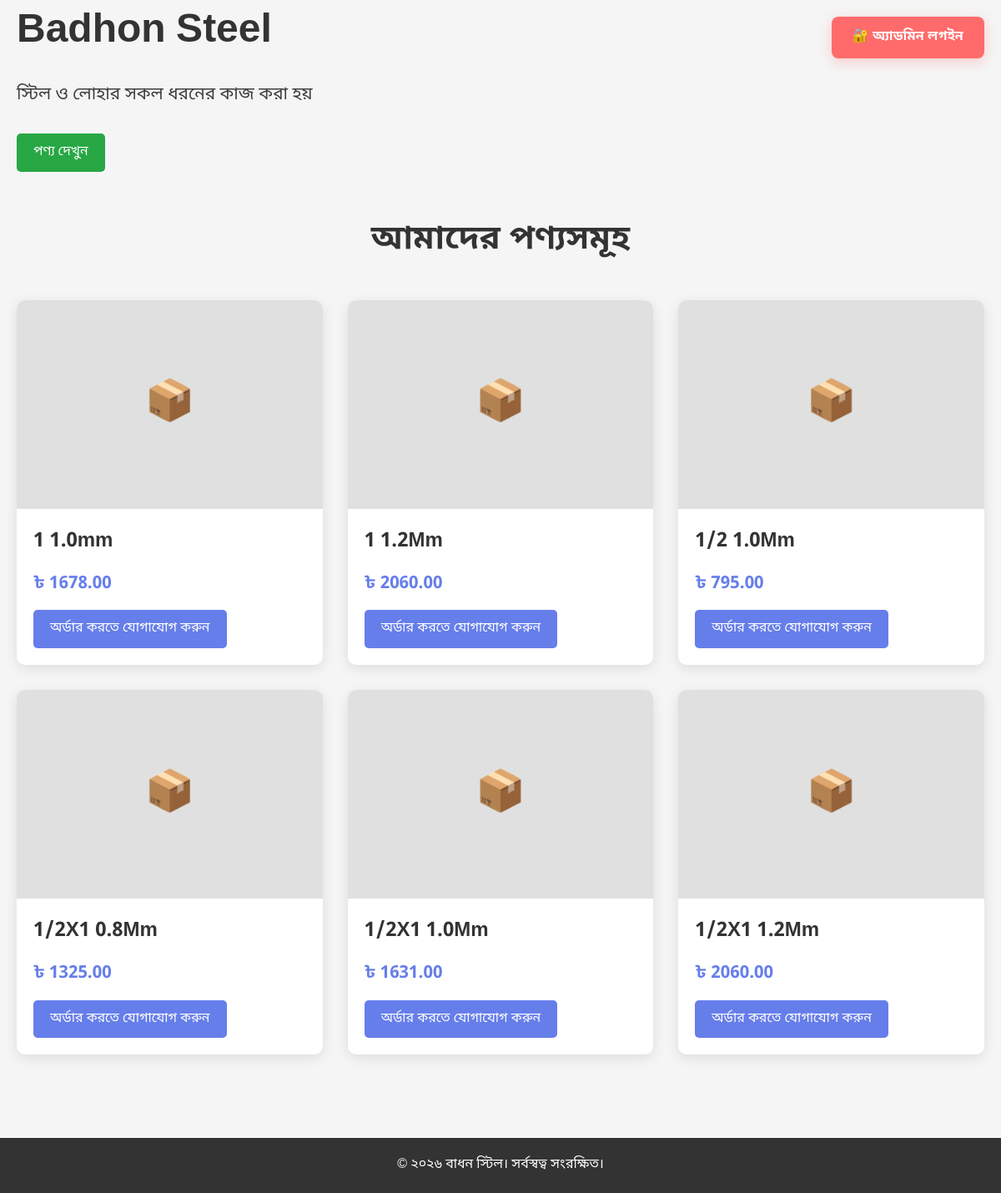
The page / on the database its author committed.
### shop/models.py (models this page shows, shortened)
class InventoryProduct(models.Model):
    UNIT_CHOICES = [
        ('piece', 'পিস'),
        ('feet', 'ফুট'),
        ('meter', 'মিটার'),
        ('ton', 'টন'),
        ('kg', 'কেজি'),
    ]
    name = models.CharField(max_length=200, verbose_name='পণ্যের নাম')
    description = models.TextField(verbose_name='বিবরণ', blank=True)
    unit = models.CharField(max_length=20, choices=UNIT_CHOICES, verbose_name='একক')
    price_per_unit = models.DecimalField(max_digits=10, decimal_places=2, verbose_name='প্রতি একক মূল্য')
    stock_quantity = models.DecimalField(max_digits=10, decimal_places=2, verbose_name='স্টক পরিমাণ', default=0)
    is_active = models.BooleanField(default=True, verbose_name='সক্রিয়')
    created_at = models.DateTimeField(auto_now_add=True, verbose_name='তৈরির তারিখ')
    updated_at = models.DateTimeField(auto_now=True, verbose_name='আপডেটের তারিখ')
    image = models.ImageField(upload_to='inventory/', blank=True, null=True, verbose_name='ছবি')
    class Meta:
        verbose_name = 'ইনভেন্টরি পণ্য'
        verbose_name_plural = 'ইনভেন্টরি পণ্যসমূহ'
        ordering = ['name']
        unique_together = [['name', 'unit']]

### shop/views.py (the view)
# urls.py: path('', views.home, name='home'),
def home(request):
    shop_info = ShopInfo.objects.first()
    products = InventoryProduct.objects.filter(is_active=True)
    context = {
        'shop_info': shop_info,
        'products': products,
    }
    return render(request, 'shop/home.html', context)

### shop/templates/shop/home.html (shortened to what this page needs)
{% extends 'base.html' %}
{% block content %}
<a href="{% url 'admin_login' %}" class="admin-login-btn">
    🔐 অ্যাডমিন লগইন
</a>
<div class="hero">
    <div class="container">
        <h1>{{ shop_info.name|default:"Badhon Steel" }}</h1>
        <p>{{ shop_info.description|default:"স্টিল ও লোহার সকল ধরনের কাজ করা হয়" }}</p>
        <a href="{% url 'product_list' %}" class="btn btn-success">পণ্য দেখুন</a>
    </div>
</div>
<div class="products-section">
    <div class="container">
        <h2 class="section-title">আমাদের পণ্যসমূহ</h2>
        {% if products %}
        <div class="product-grid">
            {% for product in products|slice:":6" %}
            <div class="product-card">
                {% if product.image %}
                <img src="{{ product.image.url }}" alt="{{ product.name }}" class="product-image">
                {% else %}
                <div class="product-image" style="background-color: #e0e0e0; display: flex; align-items: center; justify-content: center;">
                    <span style="font-size: 3rem; color: #999;">📦</span>
                </div>
                {% endif %}
                <div class="product-info">
                    <h3 class="product-name">{{ product.name }}</h3>
                    <p class="product-price">৳ {{ product.price_per_unit }}</p>
                    <a href="tel:{{ shop_info.phone }}" class="btn">অর্ডার করতে যোগাযোগ করুন</a>
                </div>
            </div>
            {% endfor %}
        </div>
        {% else %}
        <div class="no-products">
            <p>এই মুহূর্তে কোনো পণ্য নেই।</p>
        </div>
        {% endif %}
    </div>
</div>
{% endblock %}

### rows shown on the page
InventoryProduct: name "1 1.0mm", price_per_unit "1678.00"
InventoryProduct: name "1 1.2Mm", price_per_unit "2060.00"
InventoryProduct: name "1/2 1.0Mm", price_per_unit "795.00"
InventoryProduct: name "1/2X1 0.8Mm", price_per_unit "1325.00"
InventoryProduct: name "1/2X1 1.0Mm", price_per_unit "1631.00"
InventoryProduct: name "1/2X1 1.2Mm", price_per_unit "2060.00"

### other values the page prints
{{ shop_info.name|default:"Badhon Steel" }} "Badhon Steel"
{{ shop_info.description|default:"স্টিল ও লোহার সকল ধরনের কাজ করা হয়" }} "স্টিল ও লোহার সকল ধরনের কাজ করা হয়"
